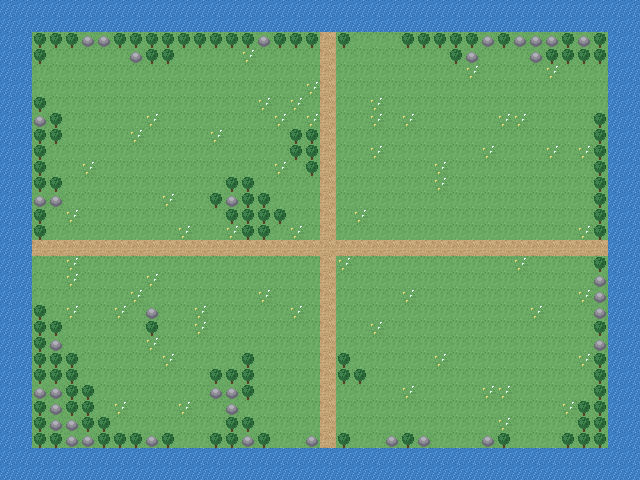

This game map was drawn from its Tiled (.tmx) file and the tilesets committed beside it. A one-line description and the trimmed map source follow:
An orthogonal 40x30 tile map with 16x16 px tiles, 2 tile layers (Nen, TrangTri), 1 hidden layer not drawn and 33 objects (24x coin, 5x zombie, 3x skeleton, george).

<map version="1.10" tiledversion="1.10.2" orientation="orthogonal" renderorder="right-down" width="40" height="30" tilewidth="16" tileheight="16" infinite="0" nextlayerid="6" nextobjectid="34">
 <tileset firstgid="1" name="gold_rush" tilewidth="16" tileheight="16" tilecount="9" columns="9">
  <image source="../images/tileset.png" width="144" height="16" />
 </tileset>
  <layer id="1" name="Nen" width="40" height="30">
   <data>[1200 cells, 1200 non-empty, 4 distinct tile ids]</data>
  </layer>
  <layer id="2" name="TrangTri" width="40" height="30">
   <data>[1200 cells, 156 non-empty, 2 distinct tile ids]</data>
  </layer>
  <layer id="3" name="VaCham" width="40" height="30" visible="0">
   <data>[1200 cells, 420 non-empty, 1 distinct tile ids]</data>
  </layer>
  <objectgroup id="4" name="DoiTuong">
   <object id="1" name="george" x="328" y="56" width="0" height="0" />
   <object id="2" name="coin" x="552" y="440" width="0" height="0" />
   <object id="3" name="coin" x="56" y="56" width="0" height="0" />
   <object id="4" name="coin" x="216" y="424" width="0" height="0" />
   <object id="5" name="coin" x="488" y="56" width="0" height="0" />
   <object id="6" name="coin" x="280" y="200" width="0" height="0" />
   <object id="7" name="coin" x="40" y="296" width="0" height="0" />
   <object id="8" name="coin" x="280" y="440" width="0" height="0" />
   <object id="9" name="coin" x="440" y="296" width="0" height="0" />
   <object id="10" name="coin" x="584" y="200" width="0" height="0" />
   <object id="11" name="coin" x="216" y="56" width="0" height="0" />
   <object id="12" name="coin" x="184" y="232" width="0" height="0" />
   <object id="13" name="coin" x="392" y="136" width="0" height="0" />
   <object id="14" name="coin" x="120" y="360" width="0" height="0" />
   <object id="15" name="coin" x="328" y="344" width="0" height="0" />
   <object id="16" name="coin" x="56" y="168" width="0" height="0" />
   <object id="17" name="coin" x="440" y="440" width="0" height="0" />
   <object id="18" name="coin" x="568" y="312" width="0" height="0" />
   <object id="19" name="coin" x="136" y="104" width="0" height="0" />
   <object id="20" name="coin" x="344" y="56" width="0" height="0" />
   <object id="21" name="coin" x="264" y="280" width="0" height="0" />
   <object id="22" name="coin" x="232" y="360" width="0" height="0" />
   <object id="23" name="coin" x="600" y="88" width="0" height="0" />
   <object id="24" name="coin" x="360" y="248" width="0" height="0" />
   <object id="25" name="coin" x="472" y="184" width="0" height="0" />
   <object id="26" name="zombie" x="104" y="136" width="0" height="0" />
   <object id="27" name="zombie" x="136" y="232" width="0" height="0" />
   <object id="28" name="zombie" x="584" y="216" width="0" height="0" />
   <object id="29" name="zombie" x="280" y="408" width="0" height="0" />
   <object id="30" name="zombie" x="328" y="248" width="0" height="0" />
   <object id="31" name="skeleton" x="376" y="200" width="0" height="0" />
   <object id="32" name="skeleton" x="88" y="136" width="0" height="0" />
   <object id="33" name="skeleton" x="488" y="88" width="0" height="0" />
  </objectgroup>
</map>
